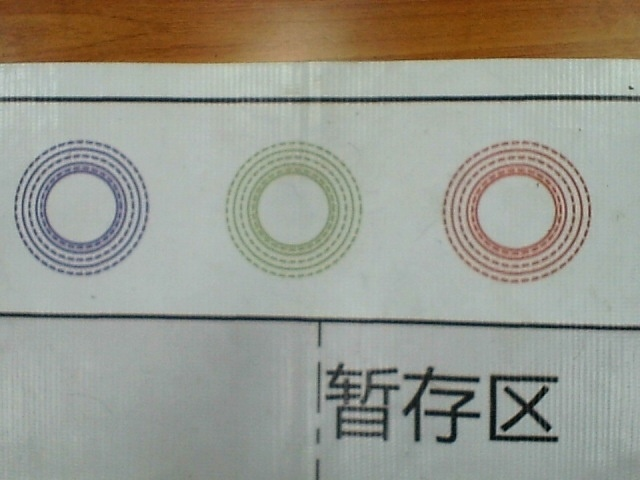
#> input picture Create_Race/Photo/10.jpg, 640 x 480 px, given in place of the camera
$ python 'camera&test.py'   (older library calls are emulated)
#> lines starting #> are read from the running program, lines starting #| are printed output that depends on the picture; after the words box and inside, x2 and y2 are one past the last pixel; in counts of white or black regions, pixels touching at a corner belong together
#%%
import cv2
import numpy as np
import matplotlib.pyplot as plt
import serial
#%%
ser = serial.Serial('/dev/ttyAMA0', 115200)
capture=cv2.VideoCapture(0)
#%%
# [22 lines left out: function get_photo_number, not called in this run]

'''在判断好数字后将决定前进的方向，输入为G±nn，L±nn，R±nn，到达终点后，发送OKOK'''
def send_order(order):
    encoded_data = order.encode()
    ser.write(encoded_data)

'''获得stm32的反馈，当stm32检测到已到达一个cornor时，或者一段命令已经执行完后，发送1给树莓派'''
# [4 lines left out: function get_stm32feed, not called in this run]

'''这一步用于识别红色条纹的位置，计算误差后传给stm32'''
# [25 lines left out: function get_send_road_error, not called in this run]

'''这一步用于当到达终点后，立刻获取返回的路径'''
# [12 lines left out: function get_backroad, not called in this run]

'''监测压力传感器监测药物状态，有药为1，无药为0'''
def get_drug(ser):
    hex_data =  int(ser.read(1))
    return hex_data

# [20 lines left out: function get_cross, not called in this run]

#%%
while True:
    _,image=capture.read()
#> image is the input picture: shape (480, 640, 3); mean B, G, R 141.5, 152, 151.9
    road_red=np.abs(image[:,:,2].astype(np.float32)-0.5*(image[:,:,1].astype(np.float32)+image[:,:,0].astype(np.float32)))
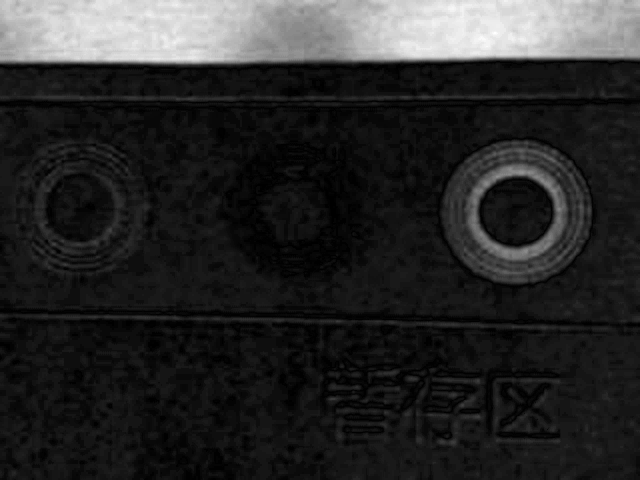
#> road_red: shape (480, 640) float32; min 0, max 89.5, mean 14.8; drawn with min black and max white
    # 对图片进行二值化，阈值为30
    ret, road = cv2.threshold(road_red, 40, 255, cv2.THRESH_BINARY)
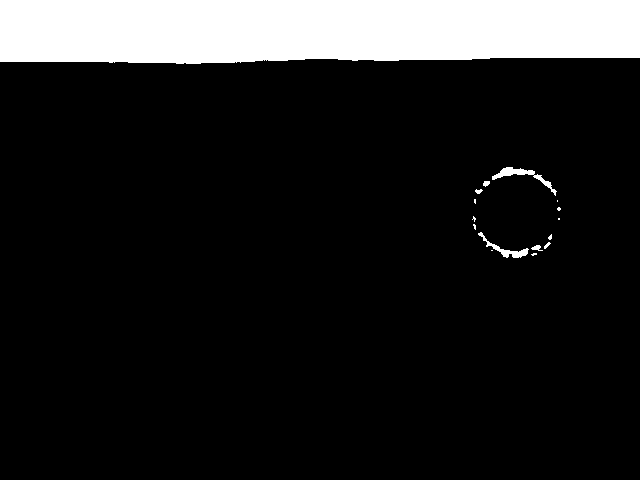
#> road: shape (480, 640) float32; 12.9% white; 16 white regions (9 under 20 px), largest, box (x1, y1, x2, y2) and area: (0, 0, 640, 64) 38757, (492, 167, 557, 196) 369, (478, 232, 529, 258) 273
    cv2.imshow('image', image)
    cv2.imshow('road', road)
    cv2.waitKey(1)
#%%
#cv2.imwrite('image.png',image)

$ run again, on Create_Race/Photo/100.jpg
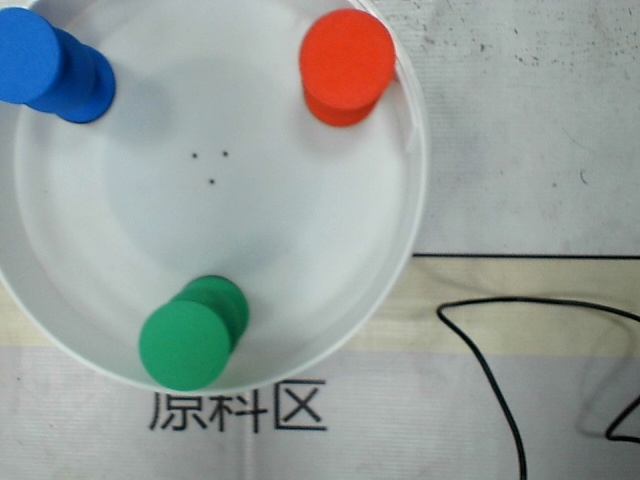
#> input picture Create_Race/Photo/100.jpg, 640 x 480 px, given in place of the camera
#> image is the input picture: shape (480, 640, 3); mean B, G, R 154.8, 157.4, 149.4
#> `road_red=np.abs(image[:,:,2].astype(np.float32)-0.5*(image[:,:,1].asty..`:
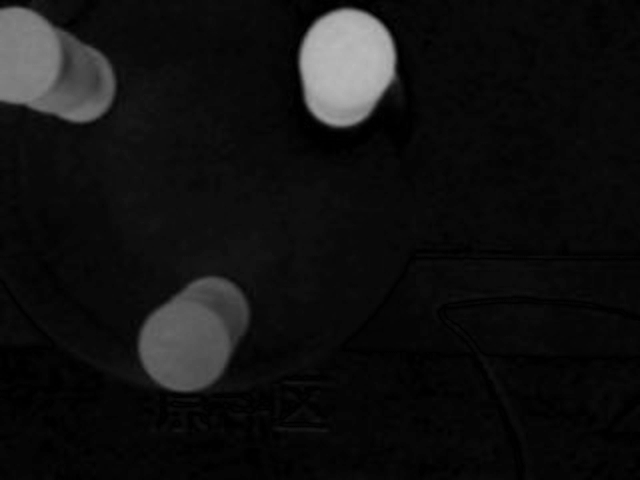
#> road_red: shape (480, 640) float32; min 0, max 185, mean 17.8
#> `ret, road = cv2.threshold(road_red, 40, 255, cv2.THRESH_BINARY)`:
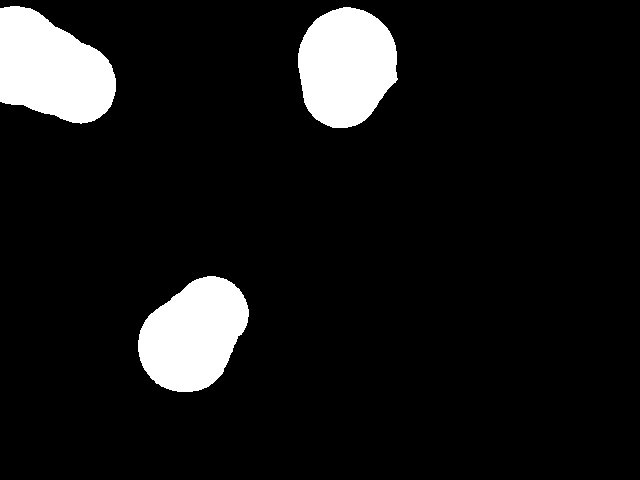
#> road: shape (480, 640) float32; 9.2% white; 3 white regions, box (x1, y1, x2, y2) and area: (0, 6, 116, 124) 9791, (298, 7, 398, 128) 9313, (138, 276, 249, 392) 9099

$ run again, on Create_Race/Photo/101.jpg
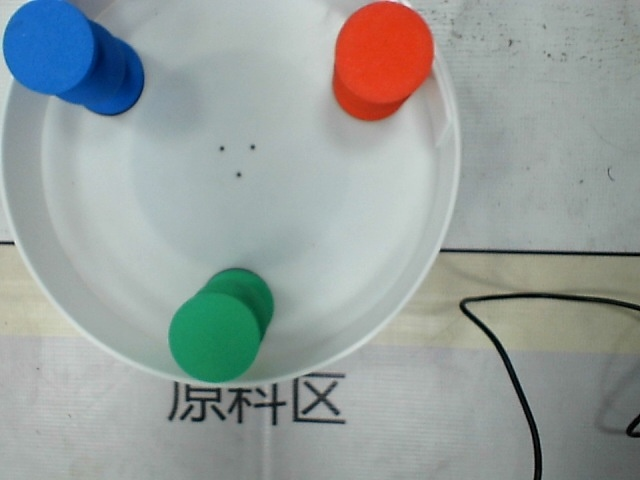
#> input picture Create_Race/Photo/101.jpg, 640 x 480 px, given in place of the camera
#> image is the input picture: shape (480, 640, 3); mean B, G, R 155.9, 158, 149.8
#> `road_red=np.abs(image[:,:,2].astype(np.float32)-0.5*(image[:,:,1].asty..`:
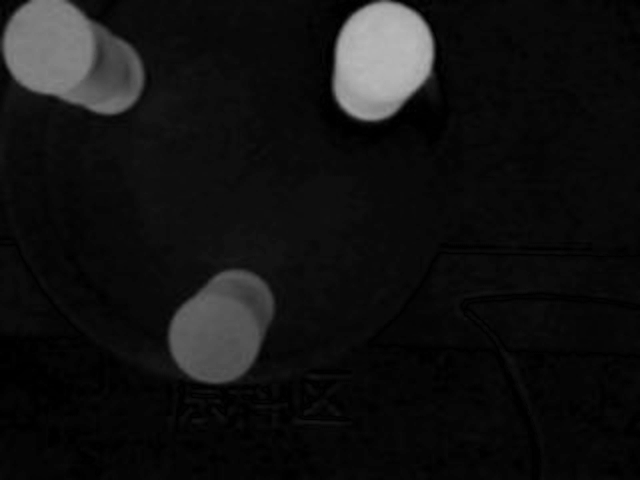
#> road_red: shape (480, 640) float32; min 0, max 184, mean 18.7
#> `ret, road = cv2.threshold(road_red, 40, 255, cv2.THRESH_BINARY)`:
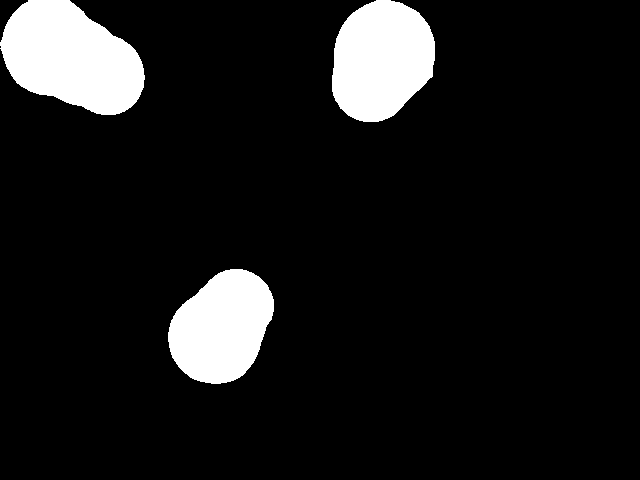
#> road: shape (480, 640) float32; 9.8% white; 3 white regions, box (x1, y1, x2, y2) and area: (0, 0, 145, 115) 11598, (332, 0, 435, 122) 9758, (168, 269, 274, 384) 8801

$ run again, on Create_Race/Photo/105.jpg
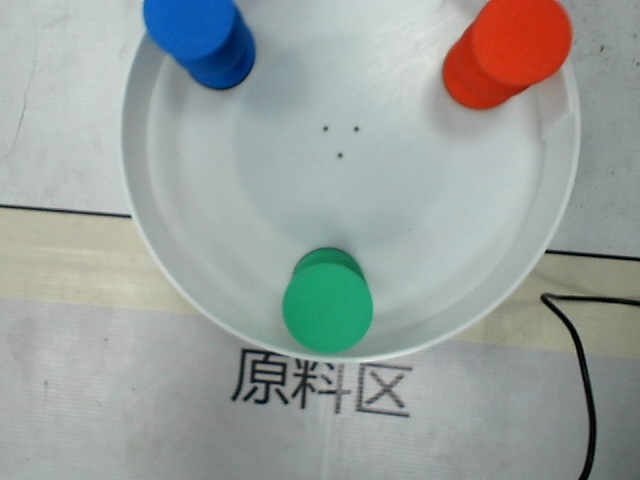
#> input picture Create_Race/Photo/105.jpg, 640 x 480 px, given in place of the camera
#> image is the input picture: shape (480, 640, 3); mean B, G, R 157.3, 160.5, 153.8
#> `road_red=np.abs(image[:,:,2].astype(np.float32)-0.5*(image[:,:,1].asty..`:
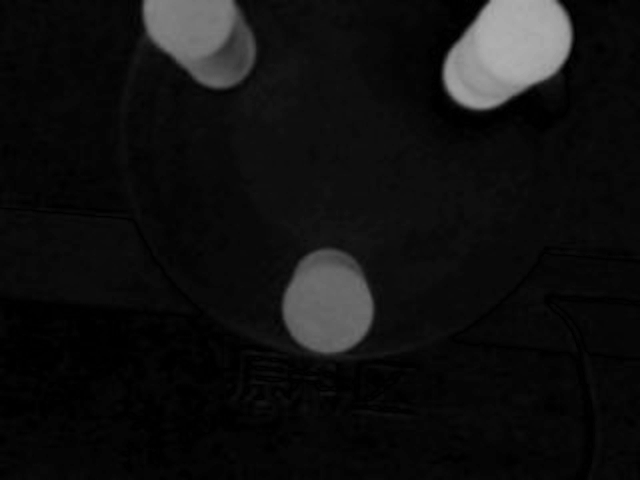
#> road_red: shape (480, 640) float32; min 0, max 174.5, mean 17.1
#> `ret, road = cv2.threshold(road_red, 40, 255, cv2.THRESH_BINARY)`:
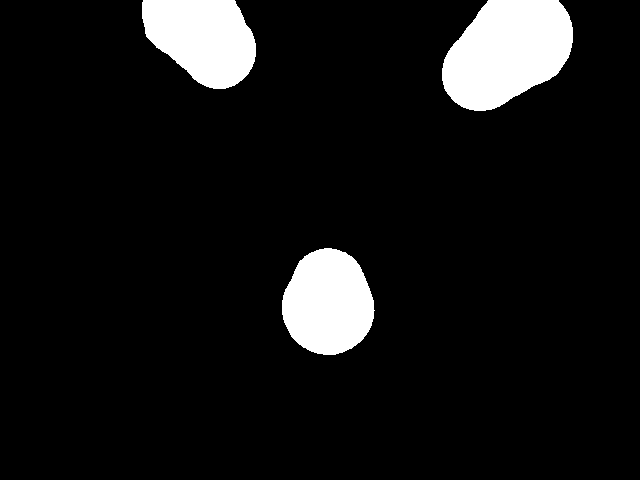
#> road: shape (480, 640) float32; 8.4% white; 3 white regions, box (x1, y1, x2, y2) and area: (442, 0, 573, 111) 10661, (282, 248, 375, 355) 7590, (142, 0, 256, 89) 7547
